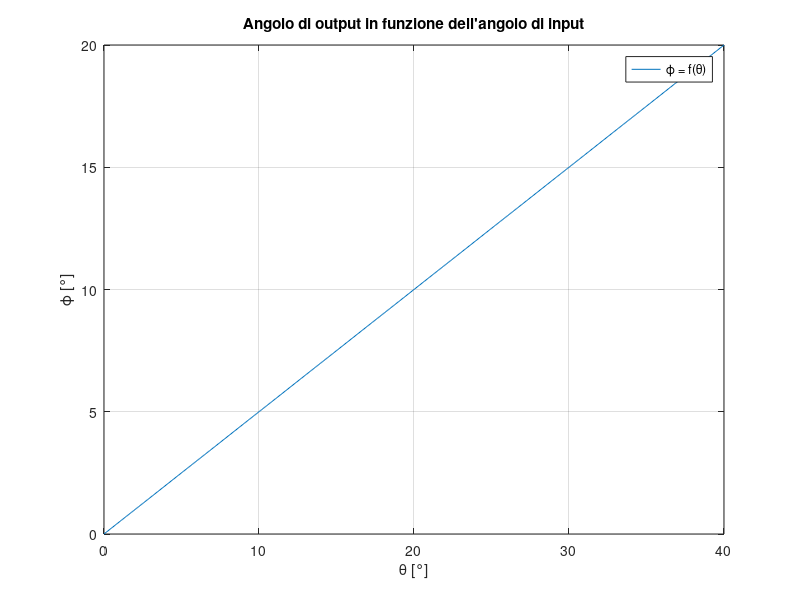

This figure's MATLAB source: (Note: this script raises an error after producing the figure.)
clc
clear
close

%% Quadrilatero Articolato Generatore di Funzione
%  sintesi del terzo ordine con funzione di terzo grado

f = 40;             % lunghezza telaio in cm
x_m = 380;          % punto di precisione
size = 500;         % dimensione array

delta_theta = 40;   % escursione massima angolo input
delta_phi = 20;     % escursione massina angolo output
theta = linspace(0, delta_theta, size);
phi = linspace(0, delta_phi, size);

figure(1);
plot(theta, phi);
title("Angolo di output in funzione dell'angolo di input");
xlabel("θ [°]");
ylabel("ϕ [°]");
legend("ϕ = f(θ)")
grid on;
set(gca, "xlim", [0 40]);
set(gca, "ylim", [0 20]);

x = [0, 300, 500];
y = [0, 20, 150];
funct = fit(x',y','exp1');

%p = [funct.p1, funct.p2, funct.p3, funct.p4];
p = [funct.a, funct.b];

% grafico funzione da generare tramite sintesi
figure(2);
plot(funct, x, y);
title("Funzione da generare tramite sintesi")
xlabel("L [mm]");
ylabel("δ [mm]");
legend("δ_i = f(L_i)","δ = f(L)");
grid on;
set(gca, "xlim", [0 500]);
set(gca, "ylim", [0 150]);

x_data = linspace(0, 500, size);
y_data = zeros(size,1);
for i=1:size
    y_data(i) = p(1)*exp(p(2)*x_data(i));
end

% calcolo fattori di scala
K_theta = delta_theta / x_data(size);
K_phi = delta_phi / (y_data(size) - y_data(1));

% calcolo R, R', R" per sintesi del terzo ordineS
R = K_phi / K_theta * (p(1)*p(2)*exp(p(2)*x_data(x_m)));
R_1 = K_phi / (K_theta)^2 * (p(1)*p(2)*p(2)*exp(p(2)*x_data(x_m)));
R_2 = K_phi / (K_theta)^3 * (p(1)*p(2)*p(2)*p(2)*exp(p(2)*x_data(x_m)));

% lunghezza segmento e
e = -R*f/(R-1);

% diametro della circonferenza di Carter-Hall
d_c = 3*f*(R^2 * (1-R)^2 + R_1^2)/((1-R)*(R*(1-R)^3 + 2*R^2*(1-R)^2 + 3*R_1^2 + R_2*(1-R)));

% angoli per la procedura di sintesi del terzo ordine usando la
% circonferenza di Carter-Hall
psi = atan2(R*(1-R), R_1);
lambda = 10*pi/180;

% coordinate del centro di istantanea rotazione del moto relativo
P24x = d_c*(cos(lambda+psi))^2;
P24y = d_c/2*(sin(2*(lambda+psi)));

%% Grafici Sintesi
% dati ottenuti tramite simulazione su Solidworks
% problemi:
% -scala diversa
% -segni diversi

load("Workspace_Exponential");

%% Lambda = 5
% rescale dei dati
SpostamentoAngolareForcellone1 = rescale(SpostamentoAngolare1deg, 0, max(SpostamentoAngolare1deg) - min(SpostamentoAngolare1deg));
SpostamentoAngolareCedente1 = rescale(SpostamentoAngolare2deg, 0, max(SpostamentoAngolare2deg) - min(SpostamentoAngolare2deg));
CompressioneMolla1 = rescale(Distanza7mm, 0, max(Distanza7mm) - min(Distanza7mm));
SpostamentoForcellone1 = rescale(Distanza5mm, 0, max(Distanza5mm) - min(Distanza5mm));
AngoloTrasmissione1 = SpostamentoAngolare3deg;

% compressione molla negativa -> compressione molla positiva
CompressioneMolla1 = - CompressioneMolla1 + max(CompressioneMolla1);

%% Lambda = 7.5
% rescale dei dati
SpostamentoAngolareForcellone2 = rescale(SpostamentoAngolare1deg1, 0, max(SpostamentoAngolare1deg1) - min(SpostamentoAngolare1deg1));
SpostamentoAngolareCedente2 = rescale(SpostamentoAngolare2deg1, 0, max(SpostamentoAngolare2deg1) - min(SpostamentoAngolare2deg1));
CompressioneMolla2 = rescale(Distanza7mm1, 0, max(Distanza7mm1) - min(Distanza7mm1));
SpostamentoForcellone2 = rescale(Distanza5mm1, 0, max(Distanza5mm1) - min(Distanza5mm1));
AngoloTrasmissione2 = SpostamentoAngolare3deg1;

% compressione molla negativa -> compressione molla positiva
CompressioneMolla2 = - CompressioneMolla2 + max(CompressioneMolla2);

%% Lambda = 10
% rescale dei dati
SpostamentoAngolareForcellone3 = rescale(SpostamentoAngolare1deg2, 0, max(SpostamentoAngolare1deg2) - min(SpostamentoAngolare1deg2));
SpostamentoAngolareCedente3 = rescale(SpostamentoAngolare2deg2, 0, max(SpostamentoAngolare2deg2) - min(SpostamentoAngolare2deg2));
CompressioneMolla3 = rescale(Distanza7mm2, 0, max(Distanza7mm2) - min(Distanza7mm2));
SpostamentoForcellone3 = rescale(Distanza5mm2, 0, max(Distanza5mm2) - min(Distanza5mm2));
AngoloTrasmissione3 = SpostamentoAngolare3deg2;

% compressione molla negativa -> compressione molla positiva
CompressioneMolla3 = - CompressioneMolla3 + max(CompressioneMolla3);

%%

figure(3);
plot(theta, phi, SpostamentoAngolareForcellone1, SpostamentoAngolareCedente1, SpostamentoAngolareForcellone2, SpostamentoAngolareCedente2, SpostamentoAngolareForcellone3, SpostamentoAngolareCedente3);
title("Angolo di output in funzione dell'angolo di input");
xlabel("θ [°]");
ylabel("ϕ [°]");
legend("ϕ = f(θ)", "λ = 5", "λ = 7.5", "λ = 10")
grid on;
set(gca, "xlim", [0 40]);
set(gca, "ylim", [0 20]);

figure(4);
plot(x_data, y_data, SpostamentoForcellone1, CompressioneMolla1, SpostamentoForcellone2, CompressioneMolla2, SpostamentoForcellone3, CompressioneMolla3);
title("Funzione generata tramite sintesi");
xlabel("L [mm]");
ylabel("δ [mm]");
legend("δ = f(L)", "λ = 5", "λ = 7.5", "λ = 10");
grid on;
set(gca, "xlim", [0 500]);
set(gca, "ylim", [0 200]);

VM1 = zeros(length(SpostamentoForcellone1),1);
VM2 = zeros(length(SpostamentoForcellone2),1);
VM3 = zeros(length(SpostamentoForcellone3),1);
for i=1:length(SpostamentoForcellone1)
    VM1(i) = CompressioneMolla1(i)/SpostamentoForcellone1(i);
    VM2(i) = CompressioneMolla2(i)/SpostamentoForcellone2(i);
    VM3(i) = CompressioneMolla3(i)/SpostamentoForcellone3(i);
end

figure(5);
plot(SpostamentoAngolareForcellone1, VM1, SpostamentoAngolareForcellone2, VM2, SpostamentoAngolareForcellone3, VM3);
title("Vantaggio meccanico variabile");
xlabel("θ [°]");
ylabel("VM [ ]");
legend("λ = 5", "λ = 7.5", "λ = 10");
grid on;

figure(6);
plot(SpostamentoAngolareForcellone1, AngoloTrasmissione1, SpostamentoAngolareForcellone2, AngoloTrasmissione2, SpostamentoAngolareForcellone3, AngoloTrasmissione3);
title("Angolo di trasmissione variabile");
xlabel("θ [°]");
ylabel("μ - 90 [°]");
legend("λ = 5", "λ = 7.5", "λ = 10");
grid on;